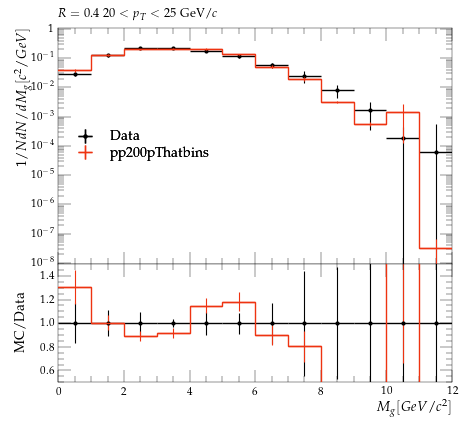

This figure's Python source:
#! /usr/bin/env python3

# This Python script was auto-generated using YODA v2.1.0.
# Analysis object: /STAR_2021_I1853218/d06-x01-y01
# Timestamp: 08-10-2025 (02:59:01)

import matplotlib as mpl
import matplotlib.pyplot as plt
mpl.use('Agg') # comment out for interactive use
import os
import numpy as np
from numpy import nan, inf

plotDir = os.path.split(os.path.realpath(__file__))[0]
if 'YODA_USER_PLOT_PATH' in globals():
    plot_outdir = globals()['YODA_USER_PLOT_PATH']
else:
    plot_outdir = plotDir

#plot style
plt.style.use(os.path.join(plotDir, '../default.mplstyle'))
# plot metadata
figW, figH = plt.rcParams['figure.figsize']
ax_xLabel = r'$M_{g} [GeV/c^{2}]$'
ax_yLabel = r'$1/N dN/dM_{g} [c^{2}/GeV]$'
ax_title  = r'$R=0.4 ~ 20 < p_{T} < 25$ GeV/$c$'
ax_xScale = 'linear'
ax_yScale = 'log'
xLims = (0.0, 12.0)
yLims = (9.000000000000001e-09, 1.1)

# TeX-friendly labels for the legend
labels = {
    'legend' : ([ r"Data", r"pp200pThatbins" ], r""),
}

# Adjust canvas width and height
canvasW = 10.0
canvasH = 9.0
figW *= canvasW/10.
figH *= canvasH/9.

# Create figure and axis objects
fig, (ax, ratio0_ax) = plt.subplots(2, 1, sharex=True,
                  figsize=(figW,figH), gridspec_kw={'height_ratios': (6.0, 3.0)})

# Set figure margins
plt.subplots_adjust(
    left   = 1.0 * plt.rcParams['figure.subplot.left'],
    right  = 1.0 * plt.rcParams['figure.subplot.right'],
    top    = 1.0 * plt.rcParams['figure.subplot.top'],
    bottom = 1.0 * plt.rcParams['figure.subplot.bottom'])

ratio0_ax.yaxis.set_major_locator(mpl.ticker.MultipleLocator(0.2))
ratio0_ax.set_ylim(0.5, 1.4999)
ratio0_ax.set_ylabel('MC/Data')

# the numerical data is stored in a separate file
dataf = dict()
prefix = os.path.split(__file__)[0]
if prefix:    prefix = prefix + '/'
exec(open(prefix+'d06-x01-y01__data.py').read(), dataf)


legend_handles = dict() # keep track of handles for the legend

# style options for curves
# starts at zorder>=5 to draw curve on top of legend
styles = {
  'Data': {
    'color' : 'black',
    'linestyle' : '-',
    'linewidth' : 1,
    'marker' : 'o',
    'markersize' : 2,
    'capsize' : 0.0,
    'zorder' : 5,
    'histstyle' : 0,
    'drawstyle' : 'steps-pre',
    'xerrorbars' : 1,
    'yerrorbars' : 1,
    'fillcolor' : None,
    'fillopacity' : 1.0,
    'ratio0_linestyle' : '-',
    'ratio0_linewidth' : 1,
    'ratio0_marker' : 'o',
    'ratio0_markersize' : 2,
    'ratio0_capsize' : 0.0,
    'ratio0_zorder' : 5,
    'ratio0_histstyle' : 0,
    'ratio0_drawstyle' : 'steps-pre',
    'ratio0_xerrorbars' : 1,
    'ratio0_yerrorbars' : 1,
  },
  'pp200pThatbins.yoda': {
    'color' : '#EE3311',
    'linestyle' : '-',
    'linewidth' : 1,
    'marker' : 'none',
    'markersize' : 2,
    'capsize' : 0.0,
    'zorder' : 6,
    'histstyle' : 1,
    'drawstyle' : 'steps-pre',
    'xerrorbars' : 1,
    'yerrorbars' : 1,
    'fillcolor' : None,
    'fillopacity' : 1.0,
    'ratio0_linestyle' : '-',
    'ratio0_linewidth' : 1,
    'ratio0_marker' : 'none',
    'ratio0_markersize' : 2,
    'ratio0_capsize' : 0.0,
    'ratio0_zorder' : 6,
    'ratio0_histstyle' : 1,
    'ratio0_drawstyle' : 'steps-pre',
    'ratio0_xerrorbars' : 1,
    'ratio0_yerrorbars' : 1,
  },
}

# curve from input yoda files in main panel
for label, yvals in dataf['yvals'].items():
    if all(np.isnan(v) for v in dataf['yvals'][label]):
        continue
    tmp = None
    if styles[label]['histstyle']: # draw as histogram
        xpos = dataf['xedges'][label] if styles[label]['drawstyle'] else dataf['xpoints'][label]
        ypos = np.insert(yvals, 0, yvals[0]) if styles[label]['drawstyle'] else yvals
        if styles[label]['fillcolor']: # fill area below curve
            ax.fill_between(xpos, ypos, step='pre',
                            color=styles[label]['fillcolor'],
                            alpha=styles[label]['fillopacity'])
        tmp, = ax.plot(xpos, ypos,
                       color=styles[label]['color'],
                       linestyle=styles[label]['linestyle'],
                       linewidth=styles[label]['linewidth'],
                       drawstyle=styles[label]['drawstyle'], solid_joinstyle='miter',
                       zorder=styles[label]['zorder'], label=label)
    tmp = ax.errorbar(dataf['xpoints'][label], yvals,
                      xerr=np.array(dataf['xerrs'][label])*styles[label]['xerrorbars'],
                      yerr=np.array(dataf['yerrs'][label])*styles[label]['yerrorbars'],
                      fmt=styles[label]['marker'], capsize=styles[label]['capsize'],
                      markersize=styles[label]['markersize'],
                      ecolor=styles[label]['color'],
                      color=styles[label]['color'], zorder=styles[label]['zorder'])
    tmp[-1][0].set_linestyle(styles[label]['linestyle'])
    tmp[-1][0].set_linewidth(styles[label]['linewidth'])
    if label in dataf['add_legend_handle']:  legend_handles[label] = tmp
    for varLabel in dataf['variation_yvals'].keys():
        if varLabel.startswith(label):
            tmp, = ax.plot(dataf['xedges'][label], dataf['variation_yvals'][varLabel],
                           color=styles[label]['color'],
                           linestyle=styles[label]['linestyle'],
                           linewidth=styles[label]['linewidth'],
                           drawstyle='steps-pre', solid_joinstyle='miter',
                           zorder=styles[label]['zorder'], alpha=0.5)


# plots on ratio panel
# curve from input yoda files in ratio panel
for label, yvals in dataf['ratio0_yvals'].items():
    if all(np.isnan(v) for v in yvals):
        continue
    if styles[label]['ratio0_histstyle']: # plot as histogram
        xpos = dataf['xedges']['Data'] if styles[label]['ratio0_drawstyle'] else dataf['xpoints']['Data']
        ypos = np.insert(yvals, 0, yvals[0]) if styles[label]['ratio0_drawstyle'] else yvals
        ratio0_ax.plot(xpos, ypos,
                       color=styles[label]['color'],
                       linewidth=styles[label]['linewidth'],
                       linestyle=styles[label]['ratio0_linestyle'],
                       drawstyle=styles[label]['ratio0_drawstyle'], zorder=styles[label]['zorder'],
                       solid_joinstyle='miter')
    tmp = ratio0_ax.errorbar(dataf['xpoints']['Data'], yvals,
                             xerr=np.array(dataf['ref_xerrs'])*styles[label]['ratio0_xerrorbars'],
                             yerr=np.array(dataf['ratio0_yerrs'][label])*styles[label]['ratio0_yerrorbars'],
                             fmt=styles[label]['ratio0_marker'], capsize=styles[label]['ratio0_capsize'],
                             markersize=styles[label]['ratio0_markersize'],
                             ecolor=styles[label]['color'],
                             color=styles[label]['color'])
    tmp[-1][0].set_linestyle(styles[label]['ratio0_linestyle'])
    tmp[-1][0].set_linewidth(styles[label]['ratio0_linewidth'])

    for varlabel in dataf['ratio0_variation_vals'].keys():
        if varlabel.startswith(label):
            ratio0_ax.plot(dataf['xedges']['Data'],
                            dataf['ratio0_variation_vals'][varlabel],
                            color=styles[label]['color'],
                            linestyle=styles[label]['linestyle'],
                            linewidth=styles[label]['linewidth'],
                            drawstyle='steps-pre', solid_joinstyle='miter',
                            zorder=1, alpha=0.5)

legend_items = list(legend_handles.values())
ax.add_artist(ax.legend(legend_items,
                        labels['legend'][0],
                        title=labels['legend'][1],
                        alignment='left',
                        loc='center left',
                        bbox_to_anchor=(0.0, 0.5)))

# set plot metadata as defined above
ratio0_ax.set_xlabel(ax_xLabel)
ratio0_ax.xaxis.set_label_coords(1., -0.15)
ax.set_ylabel(ax_yLabel, ha='right', va='top')
ax.yaxis.set_label_coords(-0.11, 1.0)
ax.set_title(ax_title, loc='left')
ax.set_xscale(ax_xScale)
ax.set_yscale(ax_yScale)
ax.set_xlim(xLims)
ax.set_ylim(yLims)

# tick formatting
plt.rcParams['xtick.top'] = True
plt.rcParams['ytick.right'] = True
ax.yaxis.set_major_locator(mpl.ticker.LogLocator(base=10.0, numticks=np.inf))
ax.yaxis.set_minor_locator(mpl.ticker.LogLocator(
                           base=10.0, subs=np.arange(0.1, 1, 0.1), numticks=np.inf))
fig.align_ylabels((ax, ratio0_ax))
plt.savefig(os.path.join(plot_outdir, 'd06-x01-y01.pdf'), format='PDF')
plt.savefig(os.path.join(plot_outdir, 'd06-x01-y01.png'), format='PNG')

plt.close(fig)
